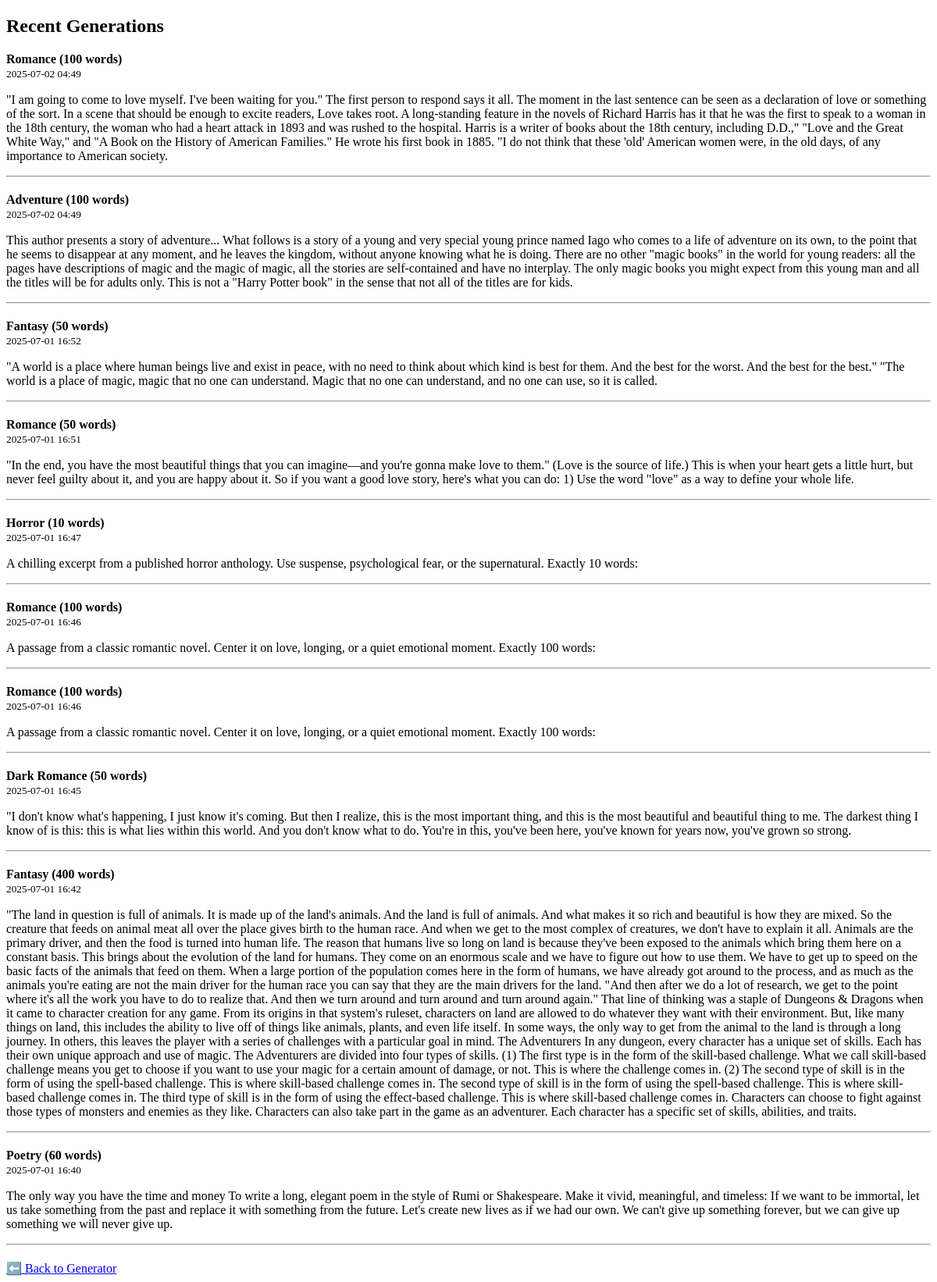
Page /history on the earlier database version.
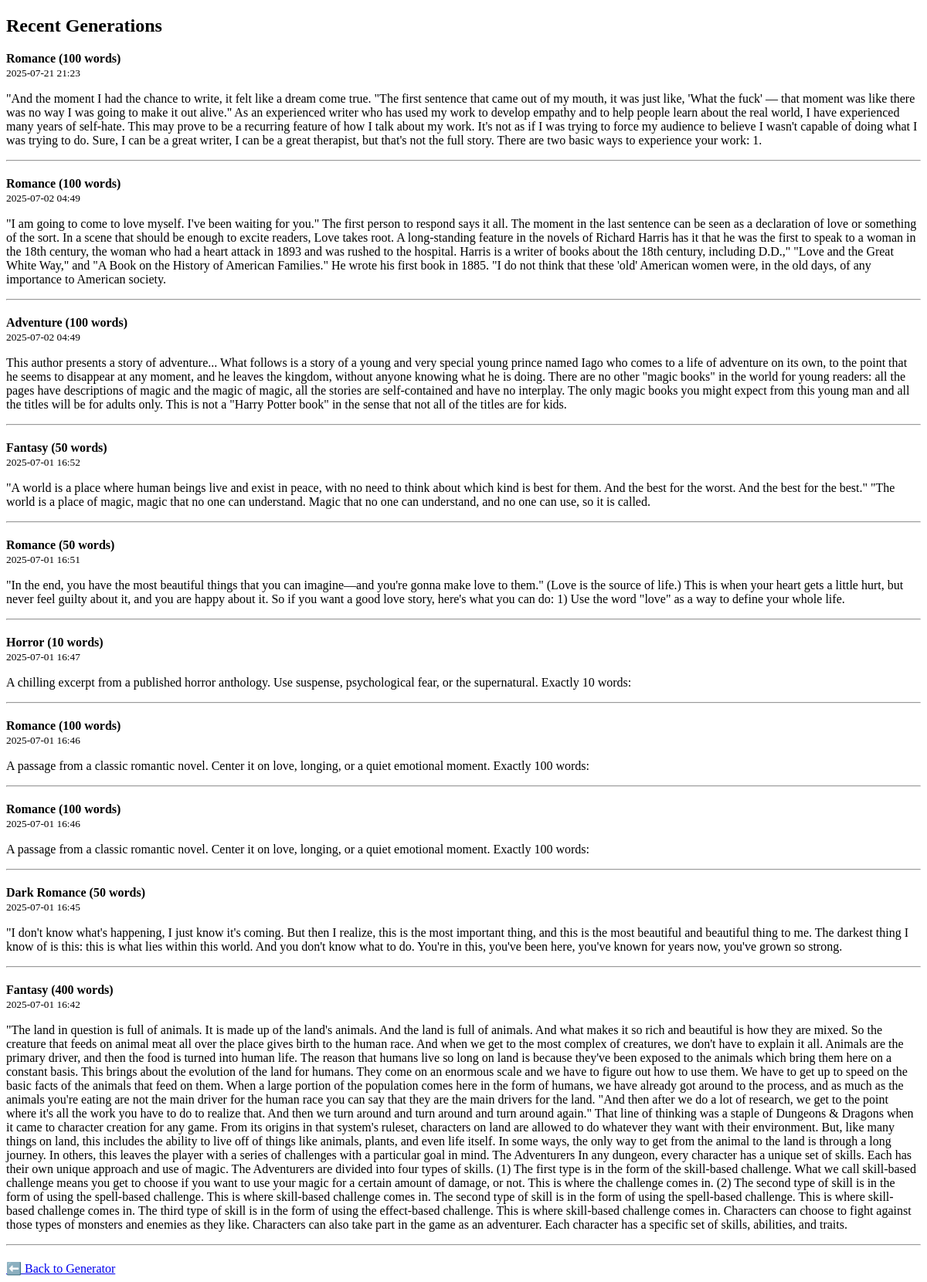
Same page on the later database version.
### app.py (models this page shows)
class Generation(db.Model):
    id = db.Column(db.Integer, primary_key=True)
    genre = db.Column(db.String(50))
    word_count = db.Column(db.Integer)
    content = db.Column(db.Text)
    timestamp = db.Column(db.DateTime, default=datetime.utcnow)

### app.py (the view)
@app.route('/history')
def history():
    gens = Generation.query.order_by(Generation.timestamp.desc()).limit(10).all()
    return render_template('history.html', generations=gens)

### templates/history.html (shortened to what this page needs)
<!DOCTYPE html>
<html>
<head>
</head>
<body>
  <h2>Recent Generations</h2>
  {% for g in generations %}
    <div style="margin-bottom: 20px;">
      <strong>{{ g.genre }} ({{ g.word_count }} words)</strong><br>
      <small>{{ g.timestamp.strftime('%Y-%m-%d %H:%M') }}</small>
      <p>{{ g.content }}</p>
      <hr>
    </div>
  {% else %}
    <p>No history yet.</p>
  {% endfor %}
  <a href="/">⬅️ Back to Generator</a>
</body>
</html>

Differences in the rows shown:
no longer on this page (row unchanged): Generation: genre "Poetry", word_count "60", timestamp "2025-07-01 16:40", content "The only way you have the time and money To write a long, elegant poem in the style of Rumi or Shakespeare. Make it vivid, meaningful, and timeless: If we want to be immortal, let us take something from the past and replace it with something from the future. Let's create new lives as if we had our own. We can't give up something forever, but we can give up something we will never give up."
added Generation: genre "Romance", word_count "100", timestamp "2025-07-21 21:23", content "\"And the moment I had the chance to write, it felt like a dream come true. \"The first sentence that came out of my mouth, it was just like, 'What the fuck' — that moment was like there was no way I was going to make it out alive.\" As an experienced writer who has used my work to develop empathy and to help people learn about the real world, I have experienced many years of self-hate. This may prove to be a recurring feature of how I talk about my work. It's not as if I was trying to force my audience to believe I wasn't capable of doing what I was trying to do. Sure, I can be a great writer, I can be a great therapist, but that's not the full story. There are two basic ways to experience…"
